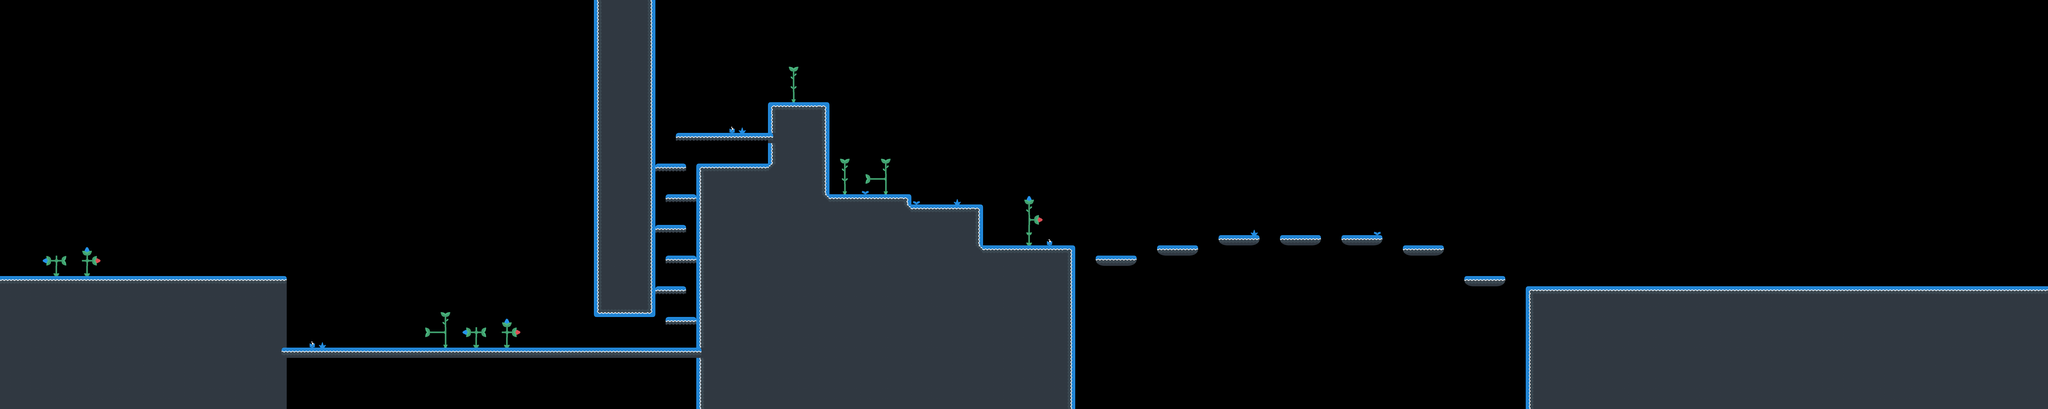

Rendered tile map (Tiled .tmx) drawn with the repository's tilesets; below, a short description and the map source with its tile grids summarised:
An orthogonal 200x40 tile map with 64x64 px tiles, 2 tile layers (tileLayer, elementLayer), 2 tilesets and 101 objects (48x coin, 27x jump, 15x walker, 5x jumper, 3x staticshooter, ...).

<map version="1.2" tiledversion="1.3.0" orientation="orthogonal" renderorder="right-down" compressionlevel="0" width="200" height="40" tilewidth="64" tileheight="64" infinite="0" nextlayerid="11" nextobjectid="369">
 <tileset firstgid="1" name="world1" tilewidth="64" tileheight="64" spacing="16" margin="8" tilecount="38" columns="38">
  <image source="world1.png" width="3040" height="80" />
 </tileset>
 <tileset firstgid="39" name="elements1" tilewidth="64" tileheight="64" spacing="16" margin="8" tilecount="40" columns="40">
  <image source="elements1.png" width="3200" height="80" />
 </tileset>
 <layer id="9" name="tileLayer" width="200" height="40">
  <data>[8000 cells, 2057 non-empty, 19 distinct tile ids]</data>
 </layer>
 <objectgroup id="2" name="gameObjects">
  <object id="1" name="lou" x="64" y="1600" width="64" height="128" />
  <object id="1" name="larry" x="64" y="1600" width="64" height="128" />
  <object id="93" name="coin" x="576" y="1600" width="64" height="64" />
  <object id="94" name="coin" x="640" y="1600" width="64" height="64" />
  <object id="156" name="walker" x="10880" y="1664" width="64" height="128" />
  <object id="157" name="walker" x="10688" y="1664" width="64" height="128" />
  <object id="158" name="walker" x="10496" y="1664" width="64" height="128" />
  <object id="159" name="walker" x="10304" y="1664" width="64" height="128" />
  <object id="174" name="coin" x="10560" y="1600" width="64" height="64" />
  <object id="175" name="coin" x="10624" y="1600" width="64" height="64" />
  <object id="189" name="coin" x="1024" y="1600" width="64" height="64" />
  <object id="190" name="coin" x="1088" y="1600" width="64" height="64" />
  <object id="191" name="coin" x="1152" y="1600" width="64" height="64" />
  <object id="192" name="coin" x="1216" y="1600" width="64" height="64" />
  <object id="193" name="coin" x="1408" y="1600" width="64" height="64" />
  <object id="194" name="coin" x="1472" y="1600" width="64" height="64" />
  <object id="195" name="coin" x="1536" y="1600" width="64" height="64" />
  <object id="196" name="coin" x="1600" y="1600" width="64" height="64" />
  <object id="197" name="staticshooter" x="3520" y="2048" width="64" height="128" />
  <object id="198" name="walker" x="2304" y="2048" width="64" height="128" />
  <object id="199" name="walker" x="2112" y="2048" width="64" height="128" />
  <object id="200" name="walker" x="1856" y="2048" width="64" height="128" />
  <object id="201" name="walker" x="2496" y="2048" width="64" height="128" />
  <object id="210" name="exit" x="12608" y="1664" width="64" height="128" />
  <object id="214" name="coin" x="11072" y="1664" width="64" height="64" />
  <object id="215" name="coin" x="11136" y="1664" width="64" height="64" />
  <object id="216" name="coin" x="11328" y="1664" width="64" height="64" />
  <object id="217" name="coin" x="11392" y="1664" width="64" height="64" />
  <object id="218" name="coin" x="11648" y="1664" width="64" height="64" />
  <object id="219" name="coin" x="11584" y="1664" width="64" height="64" />
  <object id="220" name="coin" x="11840" y="1664" width="64" height="64" />
  <object id="221" name="coin" x="11904" y="1664" width="64" height="64" />
  <object id="297" name="staticshooter" x="5056" y="512" width="64" height="128" />
  <object id="298" name="staticshooter" x="8512" y="1344" width="64" height="128" />
  <object id="299" name="walker" x="12480" y="1664" width="64" height="128" />
  <object id="300" name="walker" x="12352" y="1664" width="64" height="128" />
  <object id="301" name="walker" x="12224" y="1664" width="64" height="128" />
  <object id="302" name="walker" x="12096" y="1664" width="64" height="128" />
  <object id="303" name="walker" x="11968" y="1664" width="64" height="128" />
  <object id="306" name="coin" x="7744" y="1344" width="64" height="64" />
  <object id="307" name="coin" x="7680" y="1344" width="64" height="64" />
  <object id="308" name="coin" x="8128" y="1344" width="64" height="64" />
  <object id="309" name="coin" x="8064" y="1344" width="64" height="64" />
  <object id="310" name="coin" x="8896" y="1408" width="64" height="64" />
  <object id="311" name="coin" x="8832" y="1408" width="64" height="64" />
  <object id="312" name="coin" x="6976" y="1472" width="64" height="64" />
  <object id="313" name="coin" x="6912" y="1472" width="64" height="64" />
  <object id="314" name="coin" x="5824" y="1152" width="64" height="64" />
  <object id="315" name="coin" x="5760" y="1152" width="64" height="64" />
  <object id="316" name="coin" x="5952" y="1152" width="64" height="64" />
  <object id="317" name="coin" x="5888" y="1152" width="64" height="64" />
  <object id="318" name="coin" x="6272" y="1408" width="64" height="64" />
  <object id="319" name="coin" x="6208" y="1408" width="64" height="64" />
  <object id="320" name="coin" x="6400" y="1408" width="64" height="64" />
  <object id="321" name="coin" x="6336" y="1408" width="64" height="64" />
  <object id="322" name="coin" x="5312" y="1088" width="64" height="64" />
  <object id="323" name="coin" x="5248" y="1088" width="64" height="64" />
  <object id="324" name="coin" x="5440" y="1088" width="64" height="64" />
  <object id="325" name="coin" x="5376" y="1088" width="64" height="64" />
  <object id="326" name="coin" x="4416" y="704" width="64" height="64" />
  <object id="327" name="coin" x="4352" y="704" width="64" height="64" />
  <object id="328" name="coin" x="4672" y="704" width="64" height="64" />
  <object id="329" name="coin" x="4608" y="704" width="64" height="64" />
  <object id="330" name="coin" x="3072" y="2048" width="64" height="64" />
  <object id="331" name="coin" x="3008" y="2048" width="64" height="64" />
  <object id="332" name="coin" x="2816" y="2048" width="64" height="64" />
  <object id="333" name="coin" x="2752" y="2048" width="64" height="64" />
  <object id="355" name="walker" x="9216" y="1600" width="64" height="128" />
  <object id="357" name="walker" x="7296" y="1408" width="64" height="128" />
  <object id="358" name="jumper" x="1664" y="1600" width="64" height="128" />
  <object id="359" name="jumper" x="4160" y="2048" width="64" height="128" />
  <object id="366" name="jumper" x="4608" y="896" width="64" height="128" />
  <object id="367" name="jumper" x="4096" y="1280" width="64" height="128" />
  <object id="368" name="jumper" x="4160" y="1472" width="64" height="128" />
 </objectgroup>
 <objectgroup id="5" name="interactionObjects">
  <object id="334" name="jump" x="4288" y="1984" width="64" height="64" />
  <object id="335" name="jump" x="4224" y="1984" width="64" height="64" />
  <object id="336" name="jump" x="4160" y="1792" width="64" height="64" />
  <object id="337" name="jump" x="4096" y="1792" width="64" height="64" />
  <object id="338" name="jump" x="4288" y="1600" width="64" height="64" />
  <object id="339" name="jump" x="4224" y="1600" width="64" height="64" />
  <object id="340" name="jump" x="4160" y="1408" width="64" height="64" />
  <object id="341" name="jump" x="4096" y="1408" width="64" height="64" />
  <object id="342" name="jump" x="4288" y="1216" width="64" height="64" />
  <object id="343" name="jump" x="4224" y="1216" width="64" height="64" />
  <object id="344" name="jump" x="4160" y="1024" width="64" height="64" />
  <object id="345" name="jump" x="4096" y="1024" width="64" height="64" />
  <object id="346" name="jump" x="4288" y="832" width="64" height="64" />
  <object id="347" name="jump" x="4224" y="832" width="64" height="64" />
  <object id="348" name="jump" x="4416" y="832" width="64" height="64" />
  <object id="349" name="jump" x="4352" y="832" width="64" height="64" />
  <object id="350" name="jump" x="4544" y="832" width="64" height="64" />
  </objectgroup>
 <layer id="10" name="elementLayer" width="200" height="40">
  <data>[8000 cells, 52 non-empty, 17 distinct tile ids]</data>
 </layer>
</map>
<!-- 10 of 101 objects omitted -->
